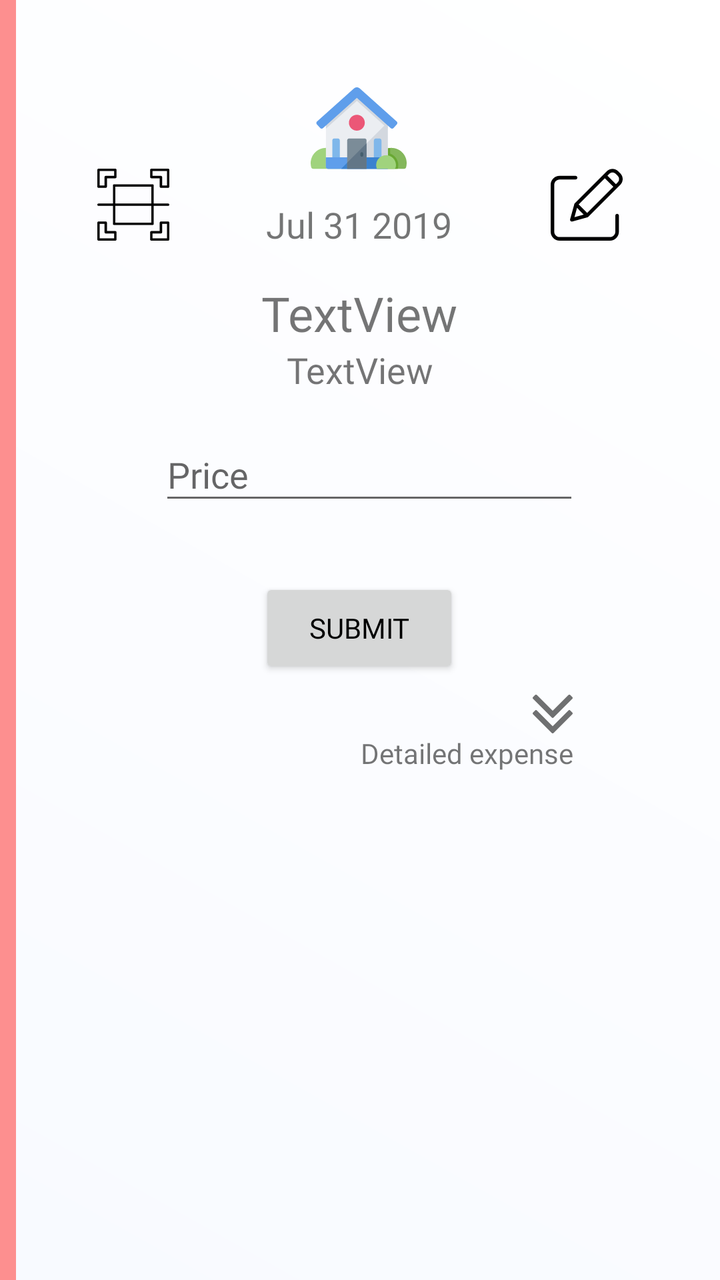
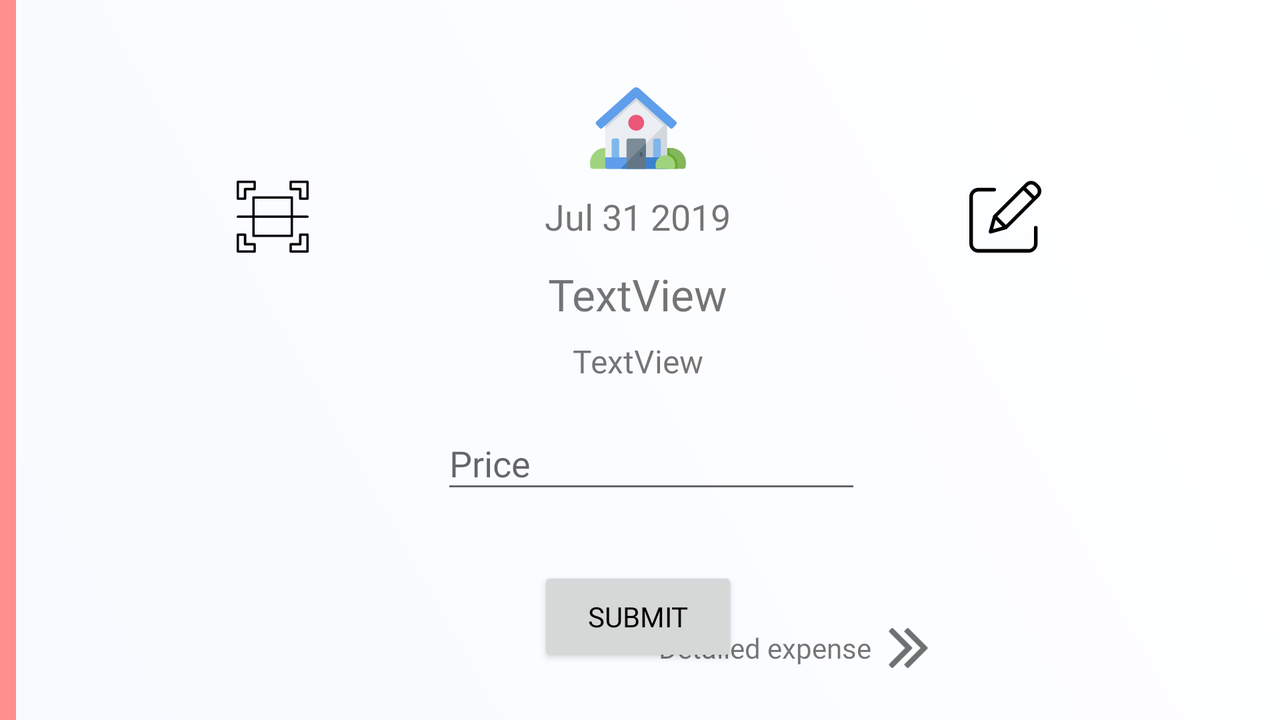

Compare how this app lays out the same screen by default and in its alternative resource folder. The renders come first, then the two layout files and the values they reference.
<!-- AndroidManifest.xml: application theme AppTheme -->
<!-- res/layout/activity_add_purchase_simple1.xml -->
<?xml version="1.0" encoding="utf-8"?>
<androidx.constraintlayout.widget.ConstraintLayout
    xmlns:android="http://schemas.android.com/apk/res/android"
    xmlns:app="http://schemas.android.com/apk/res-auto"
    xmlns:tools="http://schemas.android.com/tools"
    android:id="@+id/add_expense_root_element"
    android:layout_width="match_parent"
    android:layout_height="match_parent"
    android:background="@drawable/gradient_1"
    android:clickable="true"
    android:focusable="true"
    android:focusableInTouchMode="true"
    tools:context=".view.ui.activities.ActivityAddExpense">

    <LinearLayout
        android:id="@+id/ll_progress_bar"
        android:layout_width="match_parent"
        android:layout_height="wrap_content"
        android:layout_gravity="center"
        android:layout_marginStart="8dp"
        android:layout_marginTop="8dp"
        android:layout_marginEnd="8dp"
        android:gravity="center"
        android:orientation="vertical"
        android:visibility="gone"
        app:layout_constraintBottom_toBottomOf="parent"
        app:layout_constraintEnd_toEndOf="parent"
        app:layout_constraintStart_toStartOf="parent"
        app:layout_constraintTop_toBottomOf="@+id/bt_submit">

        <ProgressBar
            android:id="@+id/progressBar"
            style="?android:attr/progressBarStyle"
            android:layout_width="match_parent"
            android:layout_height="wrap_content" />

        <TextView
            android:id="@+id/textView10"
            android:layout_width="match_parent"
            android:layout_height="wrap_content"
            android:fontFamily="@font/oswald_regular"
            android:gravity="center_horizontal"
            android:text="Please, Wait \n Your Invoice is being processed"
            android:textSize="18sp" />
    </LinearLayout>

    <ImageView
        android:id="@+id/iv_switch_constraints"
        android:layout_width="21dp"
        android:layout_height="wrap_content"
        android:clickable="true"
        app:layout_constraintBottom_toTopOf="@+id/tv_rearange"
        app:layout_constraintEnd_toEndOf="@+id/tv_rearange"
        app:srcCompat="@drawable/ic_thin_arrowheads_pointing_down" />

    <Button
        android:id="@+id/btAddItem"
        android:layout_width="0dp"
        android:layout_height="0dp"
        android:fontFamily="@font/oswald_bold"
        android:text="Add Item"
        android:textColor="@android:color/black"
        app:layout_constraintBottom_toBottomOf="parent"
        app:layout_constraintEnd_toEndOf="@+id/frameLayout"
        app:layout_constraintStart_toStartOf="@+id/frameLayout" />

    <androidx.cardview.widget.CardView
        android:id="@+id/frameLayout"
        android:layout_width="0dp"
        android:layout_height="0dp"
        android:background="@color/colorPie"
        app:layout_constraintBottom_toBottomOf="parent"
        app:layout_constraintEnd_toEndOf="parent"
        app:layout_constraintStart_toStartOf="parent">

        <androidx.recyclerview.widget.RecyclerView
            android:id="@+id/rvListItems"
            android:layout_width="match_parent"
            android:layout_height="match_parent"
            android:backgroundTint="@color/colorPie" />
    </androidx.cardview.widget.CardView>


    <androidx.cardview.widget.CardView
        android:id="@+id/cardView2"
        android:layout_width="0dp"
        android:layout_height="0dp"
        android:layout_marginTop="8dp"
        app:layout_constraintEnd_toEndOf="parent"
        app:layout_constraintHorizontal_bias="1.0"
        app:layout_constraintStart_toStartOf="parent"
        app:layout_constraintTop_toTopOf="parent" />

    <TextView
        android:id="@+id/tv_last_item"
        android:layout_width="wrap_content"
        android:layout_height="0dp"
        android:fontFamily="@font/oswald_bold"
        app:layout_constraintBaseline_toBaselineOf="@+id/tvPrice"
        app:layout_constraintStart_toStartOf="parent" />

    <TextView
        android:id="@+id/textView4"
        android:layout_width="0dp"
        android:layout_height="0dp"
        android:layout_marginTop="8dp"
        android:layout_marginEnd="8dp"
        android:text="-"
        app:layout_constraintEnd_toEndOf="parent"
        app:layout_constraintTop_toTopOf="parent" />

    <TextView
        android:id="@+id/tv_category"
        android:layout_width="wrap_content"
        android:layout_height="wrap_content"
        android:layout_marginTop="16dp"
        android:fontFamily="@font/oswald_bold"
        android:text="TextView"
        android:textSize="24sp"
        app:layout_constraintEnd_toEndOf="@+id/tv_date"
        app:layout_constraintStart_toStartOf="@+id/tv_date"
        app:layout_constraintTop_toBottomOf="@+id/tv_date" />

    <TextView
        android:id="@+id/tv_subcategory"
        android:layout_width="wrap_content"
        android:layout_height="wrap_content"
        android:fontFamily="@font/oswald"
        android:text="TextView"
        android:textSize="18sp"
        app:layout_constraintEnd_toEndOf="@+id/tv_category"
        app:layout_constraintHorizontal_bias="0.515"
        app:layout_constraintStart_toStartOf="@+id/tv_category"
        app:layout_constraintTop_toBottomOf="@+id/tv_category" />

    <ImageView
        android:id="@+id/iv_category_color"
        android:layout_width="8dp"
        android:layout_height="match_parent"
        app:layout_constraintBottom_toTopOf="@+id/cardView2"
        app:layout_constraintStart_toStartOf="parent"
        app:layout_constraintTop_toTopOf="parent"
        app:srcCompat="@color/colorPie" />

    <ImageView
        android:id="@+id/iv_category_icon"
        android:layout_width="wrap_content"
        android:layout_height="wrap_content"
        android:layout_marginStart="8dp"
        android:layout_marginTop="40dp"
        android:layout_marginEnd="8dp"
        app:layout_constraintEnd_toEndOf="parent"
        app:layout_constraintHorizontal_bias="0.498"
        app:layout_constraintStart_toStartOf="@+id/iv_category_color"
        app:layout_constraintTop_toTopOf="parent"
        app:srcCompat="@drawable/ic_category_home" />

    <TextView
        android:id="@+id/tv_date"
        android:layout_width="wrap_content"
        android:layout_height="wrap_content"
        android:layout_marginStart="8dp"
        android:layout_marginTop="12dp"
        android:layout_marginEnd="8dp"
        android:fontFamily="@font/oswald_regular"
        android:gravity="bottom"
        android:text="Jul 31 2019"
        android:textSize="18sp"
        app:layout_constraintEnd_toEndOf="parent"
        app:layout_constraintHorizontal_bias="0.498"
        app:layout_constraintStart_toStartOf="@+id/iv_category_color"
        app:layout_constraintTop_toBottomOf="@+id/iv_category_icon" />

    <TextView
        android:id="@+id/tvPrice"
        android:layout_width="0dp"
        android:layout_height="0dp"
        android:layout_marginEnd="8dp"
        android:layout_marginBottom="8dp"
        android:fontFamily="@font/oswald"
        android:text="22.12 BGN"
        android:textSize="18sp"
        app:layout_constraintBottom_toBottomOf="parent"
        app:layout_constraintEnd_toEndOf="@+id/frameLayout" />

    <Button
        android:id="@+id/bt_submit"
        android:layout_width="100dp"
        android:layout_height="50dp"
        android:layout_marginStart="8dp"
        android:layout_marginTop="92dp"
        android:layout_marginEnd="8dp"
        android:fontFamily="@font/oswald_bold"
        android:text="Submit"
        android:textColor="@android:color/black"
        app:layout_constraintEnd_toEndOf="parent"
        app:layout_constraintHorizontal_bias="0.498"
        app:layout_constraintStart_toStartOf="parent"
        app:layout_constraintTop_toBottomOf="@+id/tv_subcategory" />

    <ImageView
        android:id="@+id/iv_change_expense"
        android:layout_width="wrap_content"
        android:layout_height="wrap_content"
        android:layout_marginStart="8dp"
        android:layout_marginEnd="8dp"
        android:layout_marginBottom="4dp"
        app:layout_constraintBottom_toBottomOf="@+id/tv_date"
        app:layout_constraintEnd_toEndOf="parent"
        app:layout_constraintHorizontal_bias="0.504"
        app:layout_constraintStart_toEndOf="@+id/tv_date"
        app:srcCompat="@drawable/ic_edit" />

    <ImageView
        android:id="@+id/iv_scan"
        android:layout_width="wrap_content"
        android:layout_height="wrap_content"
        android:layout_marginStart="8dp"
        android:layout_marginEnd="8dp"
        app:layout_constraintBottom_toBottomOf="@+id/iv_change_expense"
        app:layout_constraintEnd_toStartOf="@+id/tv_date"
        app:layout_constraintStart_toStartOf="parent"
        app:layout_constraintTop_toTopOf="@+id/iv_change_expense"
        app:layout_constraintVertical_bias="1.0"
        app:srcCompat="@drawable/ic_scan" />

    <TextView
        android:id="@+id/tv_rearange"
        android:layout_width="wrap_content"
        android:layout_height="wrap_content"
        android:layout_marginTop="28dp"
        android:layout_marginEnd="8dp"
        android:fontFamily="@font/oswald"
        android:text="Detailed expense"
        app:layout_constraintEnd_toEndOf="@+id/til_price"
        app:layout_constraintTop_toBottomOf="@+id/bt_submit" />

    <com.google.android.material.textfield.TextInputLayout
        android:id="@+id/til_name"
        android:layout_width="0dp"
        android:layout_height="0dp"
        android:layout_marginTop="8dp"
        android:layout_marginBottom="8dp"
        app:layout_constraintBottom_toBottomOf="parent"
        app:layout_constraintEnd_toEndOf="parent"
        app:layout_constraintTop_toTopOf="parent"
        app:layout_constraintVertical_bias="0.358">

        <com.google.android.material.textfield.TextInputEditText
            android:id="@+id/etItemName"
            android:layout_width="wrap_content"
            android:layout_height="wrap_content"
            android:ems="10"
            android:fontFamily="@font/oswald"
            android:hint="@string/item_name"
            android:inputType="textPersonName"
            tools:layout_editor_absoluteX="65dp"
            tools:layout_editor_absoluteY="190dp" />
    </com.google.android.material.textfield.TextInputLayout>

    <com.google.android.material.textfield.TextInputLayout
        android:id="@+id/til_price"
        android:layout_width="wrap_content"
        android:layout_height="wrap_content"
        android:layout_marginStart="8dp"
        android:layout_marginTop="8dp"
        android:layout_marginBottom="8dp"
        app:errorEnabled="true"
        app:layout_constraintBottom_toTopOf="@+id/bt_submit"
        app:layout_constraintEnd_toEndOf="parent"
        app:layout_constraintHorizontal_bias="0.504"
        app:layout_constraintStart_toStartOf="parent"
        app:layout_constraintTop_toBottomOf="@+id/tv_subcategory"
        app:layout_constraintVertical_bias="0.0">

        <com.google.android.material.textfield.TextInputEditText
            android:id="@+id/etItemPrice"
            android:layout_width="wrap_content"
            android:layout_height="wrap_content"
            android:layout_margin="5dp"
            android:layout_marginStart="8dp"
            android:layout_marginEnd="8dp"
            android:ems="10"
            android:focusableInTouchMode="true"
            android:fontFamily="@font/oswald"
            android:hint="@string/price"
            android:inputType="numberDecimal"
            tools:layout_editor_absoluteY="246dp" />
    </com.google.android.material.textfield.TextInputLayout>


</androidx.constraintlayout.widget.ConstraintLayout>
<!-- resources referenced by this layout -->
<resources>
  <color name="colorPie">#FD8F8F</color>FF7676
  <!-- drawable gradient_1 (drawable) -->
  <?xml version="1.0" encoding="utf-8"?>
  <shape xmlns:android="http://schemas.android.com/apk/res/android">
      <gradient
          android:angle="45"
          android:endColor="#FFFFFF"
          android:startColor="#F8FAFF"
          />
  </shape>
  <!-- drawable ic_edit (drawable) -->
  <vector android:height="36dp" android:viewportHeight="401"
      android:viewportWidth="401.5229" android:width="36dp" xmlns:android="http://schemas.android.com/apk/res/android">
      <path android:fillColor="#FF000000" android:pathData="m370.59,251.973c-5.523,0 -10,4.477 -10,10v88.789c-0.02,16.563 -13.438,29.984 -30,30h-280.59c-16.563,-0.016 -29.98,-13.438 -30,-30v-260.59c0.02,-16.559 13.438,-29.98 30,-30h88.789c5.523,0 10,-4.477 10,-10 0,-5.52 -4.477,-10 -10,-10h-88.789c-27.602,0.031 -49.969,22.398 -50,50v260.594c0.031,27.602 22.398,49.969 50,50h280.59c27.602,-0.031 49.969,-22.398 50,-50v-88.793c0,-5.523 -4.477,-10 -10,-10zM370.59,251.973"/>
      <path android:fillColor="#FF000000" android:pathData="m376.629,14.441c-17.574,-17.574 -46.066,-17.574 -63.641,0l-178.406,178.406c-1.223,1.223 -2.105,2.738 -2.566,4.402l-23.461,84.699c-0.965,3.473 0.016,7.191 2.563,9.742 2.551,2.547 6.27,3.527 9.742,2.566l84.699,-23.465c1.664,-0.461 3.18,-1.344 4.402,-2.566l178.402,-178.41c17.547,-17.586 17.547,-46.055 0,-63.641zM156.371,199.348 L302.383,53.332 349.473,100.422 203.457,246.438zM146.965,218.223 L184.586,255.848 132.547,270.266zM374.223,75.676 L363.617,86.281 316.523,39.188 327.133,28.582c9.762,-9.762 25.59,-9.762 35.352,0l11.738,11.734c9.746,9.773 9.746,25.59 0,35.359zM374.223,75.676"/>
  </vector>
  <!-- drawable ic_thin_arrowheads_pointing_down (drawable) -->
  <vector android:height="20dp" android:viewportHeight="284.929"
      android:viewportWidth="284.929" android:width="20dp" xmlns:android="http://schemas.android.com/apk/res/android">
      <path android:fillColor="#6F7071" android:pathData="M135.899,167.877c1.902,1.902 4.093,2.851 6.567,2.851s4.661,-0.948 6.562,-2.851L282.082,34.829c1.902,-1.903 2.847,-4.093 2.847,-6.567s-0.951,-4.665 -2.847,-6.567L267.808,7.417c-1.902,-1.903 -4.093,-2.853 -6.57,-2.853c-2.471,0 -4.661,0.95 -6.563,2.853L142.466,119.622L30.262,7.417c-1.903,-1.903 -4.093,-2.853 -6.567,-2.853c-2.475,0 -4.665,0.95 -6.567,2.853L2.856,21.695C0.95,23.597 0,25.784 0,28.262c0,2.478 0.953,4.665 2.856,6.567L135.899,167.877z"/>
      <path android:fillColor="#6F7071" android:pathData="M267.808,117.053c-1.902,-1.903 -4.093,-2.853 -6.57,-2.853c-2.471,0 -4.661,0.95 -6.563,2.853L142.466,229.257L30.262,117.05c-1.903,-1.903 -4.093,-2.853 -6.567,-2.853c-2.475,0 -4.665,0.95 -6.567,2.853L2.856,131.327C0.95,133.23 0,135.42 0,137.893c0,2.474 0.953,4.665 2.856,6.57l133.043,133.046c1.902,1.903 4.093,2.854 6.567,2.854s4.661,-0.951 6.562,-2.854l133.054,-133.046c1.902,-1.903 2.847,-4.093 2.847,-6.565c0,-2.474 -0.951,-4.661 -2.847,-6.567L267.808,117.053z"/>
  </vector>
  <string name="item_name">Item Name</string>
  <string name="price">Price</string>
  <style name="AppTheme" parent="Theme.AppCompat.Light.NoActionBar">
          
          <item name="colorPrimary">@color/colorPrimary</item>
          <item name="colorPrimaryDark">@color/colorPrimaryDark</item>
          <item name="colorAccent">@color/colorAccent</item>
  
  
      </style>
  <color name="colorPrimary">#78909C</color>
  <color name="colorPrimaryDark">#4B636E</color>
  <color name="colorAccent">#9ccc65</color>
</resources>
<!-- res/layout-land/activity_add_purchase_simple1.xml (the repository's variant of the layout above) -->
<!-- drawn on the phone turned sideways -->
<?xml version="1.0" encoding="utf-8"?>
<androidx.constraintlayout.widget.ConstraintLayout
    xmlns:android="http://schemas.android.com/apk/res/android"
    xmlns:app="http://schemas.android.com/apk/res-auto"
    xmlns:tools="http://schemas.android.com/tools"
    android:id="@+id/add_expense_root_element"
    android:layout_width="match_parent"
    android:layout_height="match_parent"
    android:background="@drawable/gradient_1"
    android:clickable="true"
    android:focusable="true"
    android:focusableInTouchMode="true"
    tools:context=".view.ui.activities.ActivityAddExpense">

    <ImageView
        android:id="@+id/iv_switch_constraints"
        android:layout_width="21dp"
        android:layout_height="wrap_content"
        android:layout_marginStart="8dp"
        android:clickable="true"
        android:rotation="270"
        app:layout_constraintBottom_toBottomOf="@+id/tv_rearange"
        app:layout_constraintStart_toEndOf="@+id/tv_rearange"
        app:layout_constraintTop_toTopOf="@+id/tv_rearange"
        app:srcCompat="@drawable/ic_thin_arrowheads_pointing_down" />

    <Button
        android:id="@+id/btAddItem"
        android:layout_width="0dp"
        android:layout_height="0dp"
        android:fontFamily="@font/oswald_bold"
        android:text="Add Item"
        android:textColor="@android:color/black"
        app:layout_constraintBottom_toBottomOf="parent"
        app:layout_constraintEnd_toEndOf="@+id/frameLayout"
        app:layout_constraintStart_toStartOf="@+id/frameLayout" />

    <androidx.cardview.widget.CardView
        android:id="@+id/frameLayout"
        android:layout_width="0dp"
        android:layout_height="0dp"
        android:background="@color/colorPie"
        app:layout_constraintBottom_toBottomOf="parent"
        app:layout_constraintEnd_toEndOf="parent"
        app:layout_constraintStart_toStartOf="parent">

        <androidx.recyclerview.widget.RecyclerView
            android:id="@+id/rvListItems"
            android:layout_width="match_parent"
            android:layout_height="match_parent"
            android:backgroundTint="@color/colorPie" />
    </androidx.cardview.widget.CardView>


    <androidx.cardview.widget.CardView
        android:id="@+id/cardView2"
        android:layout_width="0dp"
        android:layout_height="0dp"
        android:layout_marginTop="8dp"
        app:layout_constraintEnd_toEndOf="parent"
        app:layout_constraintHorizontal_bias="1.0"
        app:layout_constraintStart_toStartOf="parent"
        app:layout_constraintTop_toTopOf="parent" />

    <TextView
        android:id="@+id/tv_last_item"
        android:layout_width="wrap_content"
        android:layout_height="0dp"
        android:fontFamily="@font/oswald_bold"
        app:layout_constraintBaseline_toBaselineOf="@+id/tvPrice"
        app:layout_constraintStart_toStartOf="parent" />

    <TextView
        android:id="@+id/textView4"
        android:layout_width="0dp"
        android:layout_height="0dp"
        android:layout_marginTop="8dp"
        android:layout_marginEnd="8dp"
        android:text="-"
        app:layout_constraintEnd_toEndOf="parent"
        app:layout_constraintTop_toTopOf="parent" />

    <TextView
        android:id="@+id/tv_category"
        android:layout_width="wrap_content"
        android:layout_height="wrap_content"
        android:layout_marginTop="12dp"
        android:fontFamily="@font/oswald_bold"
        android:text="TextView"
        android:textSize="22sp"
        app:layout_constraintEnd_toEndOf="@+id/tv_date"
        app:layout_constraintHorizontal_bias="0.514"
        app:layout_constraintStart_toStartOf="@+id/tv_date"
        app:layout_constraintTop_toBottomOf="@+id/tv_date" />

    <TextView
        android:id="@+id/tv_subcategory"
        android:layout_width="wrap_content"
        android:layout_height="wrap_content"
        android:layout_marginTop="8dp"
        android:fontFamily="@font/oswald"
        android:text="TextView"
        android:textSize="16sp"
        app:layout_constraintEnd_toEndOf="@+id/tv_category"
        app:layout_constraintStart_toStartOf="@+id/tv_category"
        app:layout_constraintTop_toBottomOf="@+id/tv_category" />

    <ImageView
        android:id="@+id/iv_category_color"
        android:layout_width="8dp"
        android:layout_height="match_parent"
        app:layout_constraintBottom_toTopOf="@+id/cardView2"
        app:layout_constraintStart_toStartOf="parent"
        app:layout_constraintTop_toTopOf="parent"
        app:srcCompat="@color/colorPie" />

    <ImageView
        android:id="@+id/iv_category_icon"
        android:layout_width="wrap_content"
        android:layout_height="wrap_content"
        android:layout_marginStart="8dp"
        android:layout_marginTop="40dp"
        android:layout_marginEnd="8dp"
        app:layout_constraintEnd_toEndOf="parent"
        app:layout_constraintHorizontal_bias="0.498"
        app:layout_constraintStart_toStartOf="@+id/iv_category_color"
        app:layout_constraintTop_toTopOf="parent"
        app:srcCompat="@drawable/ic_category_home" />

    <TextView
        android:id="@+id/tv_date"
        android:layout_width="wrap_content"
        android:layout_height="wrap_content"
        android:layout_marginStart="8dp"
        android:layout_marginTop="8dp"
        android:layout_marginEnd="8dp"
        android:fontFamily="@font/oswald_regular"
        android:text="Jul 31 2019"
        android:textSize="18sp"
        app:layout_constraintEnd_toEndOf="parent"
        app:layout_constraintHorizontal_bias="0.498"
        app:layout_constraintStart_toStartOf="@+id/iv_category_color"
        app:layout_constraintTop_toBottomOf="@+id/iv_category_icon" />

    <TextView
        android:id="@+id/tvPrice"
        android:layout_width="0dp"
        android:layout_height="0dp"
        android:layout_marginEnd="8dp"
        android:layout_marginBottom="8dp"
        android:fontFamily="@font/oswald"
        android:text="22.12 BGN"
        android:textSize="18sp"
        app:layout_constraintBottom_toBottomOf="parent"
        app:layout_constraintEnd_toEndOf="@+id/frameLayout" />

    <Button
        android:id="@+id/bt_submit"
        android:layout_width="100dp"
        android:layout_height="50dp"
        android:layout_marginStart="8dp"
        android:layout_marginTop="92dp"
        android:layout_marginEnd="8dp"
        android:fontFamily="@font/oswald_bold"
        android:text="Submit"
        android:textColor="@android:color/black"
        app:layout_constraintEnd_toEndOf="parent"
        app:layout_constraintHorizontal_bias="0.498"
        app:layout_constraintStart_toStartOf="parent"
        app:layout_constraintTop_toBottomOf="@+id/tv_subcategory" />

    <ImageView
        android:id="@+id/iv_change_expense"
        android:layout_width="wrap_content"
        android:layout_height="wrap_content"
        android:layout_marginStart="8dp"
        android:layout_marginEnd="8dp"
        app:layout_constraintBottom_toBottomOf="@+id/tv_date"
        app:layout_constraintEnd_toEndOf="parent"
        app:layout_constraintStart_toEndOf="@+id/tv_date"
        app:layout_constraintTop_toTopOf="@+id/tv_date"
        app:srcCompat="@drawable/ic_edit" />

    <ImageView
        android:id="@+id/iv_scan"
        android:layout_width="wrap_content"
        android:layout_height="wrap_content"
        android:layout_marginStart="8dp"
        android:layout_marginEnd="8dp"
        app:layout_constraintBottom_toBottomOf="@+id/iv_change_expense"
        app:layout_constraintEnd_toStartOf="@+id/tv_date"
        app:layout_constraintStart_toStartOf="parent"
        app:layout_constraintTop_toTopOf="@+id/iv_change_expense"
        app:layout_constraintVertical_bias="1.0"
        app:srcCompat="@drawable/ic_scan" />

    <TextView
        android:id="@+id/tv_rearange"
        android:layout_width="wrap_content"
        android:layout_height="wrap_content"
        android:layout_marginStart="8dp"
        android:fontFamily="@font/oswald"
        android:text="Detailed expense"
        app:layout_constraintBottom_toBottomOf="@+id/bt_submit"
        app:layout_constraintEnd_toEndOf="@+id/til_price"
        app:layout_constraintHorizontal_bias="1.0"
        app:layout_constraintStart_toEndOf="@+id/bt_submit" />

    <com.google.android.material.textfield.TextInputLayout
        android:id="@+id/til_name"
        android:layout_width="0dp"
        android:layout_height="0dp"
        android:layout_marginTop="8dp"
        android:layout_marginBottom="8dp"
        app:layout_constraintBottom_toBottomOf="parent"
        app:layout_constraintEnd_toEndOf="parent"
        app:layout_constraintTop_toTopOf="parent"
        app:layout_constraintVertical_bias="0.358">

        <com.google.android.material.textfield.TextInputEditText
            android:id="@+id/etItemName"
            android:layout_width="wrap_content"
            android:layout_height="wrap_content"
            android:ems="10"
            android:fontFamily="@font/oswald"
            android:hint="@string/item_name"
            android:inputType="textPersonName"
            tools:layout_editor_absoluteX="65dp"
            tools:layout_editor_absoluteY="190dp" />
    </com.google.android.material.textfield.TextInputLayout>

    <com.google.android.material.textfield.TextInputLayout
        android:id="@+id/til_price"
        android:layout_width="wrap_content"
        android:layout_height="wrap_content"
        android:layout_marginStart="8dp"
        android:layout_marginTop="8dp"
        android:layout_marginBottom="8dp"
        app:errorEnabled="true"
        app:layout_constraintBottom_toTopOf="@+id/bt_submit"
        app:layout_constraintEnd_toEndOf="parent"
        app:layout_constraintHorizontal_bias="0.504"
        app:layout_constraintStart_toStartOf="parent"
        app:layout_constraintTop_toBottomOf="@+id/tv_subcategory"
        app:layout_constraintVertical_bias="0.0">

        <com.google.android.material.textfield.TextInputEditText
            android:id="@+id/etItemPrice"
            android:layout_width="wrap_content"
            android:layout_height="wrap_content"
            android:layout_margin="5dp"
            android:layout_marginStart="8dp"
            android:layout_marginEnd="8dp"
            android:ems="10"
            android:focusableInTouchMode="true"
            android:fontFamily="@font/oswald"
            android:hint="@string/price"
            android:inputType="numberDecimal"
            tools:layout_editor_absoluteY="246dp" />
    </com.google.android.material.textfield.TextInputLayout>


</androidx.constraintlayout.widget.ConstraintLayout>
